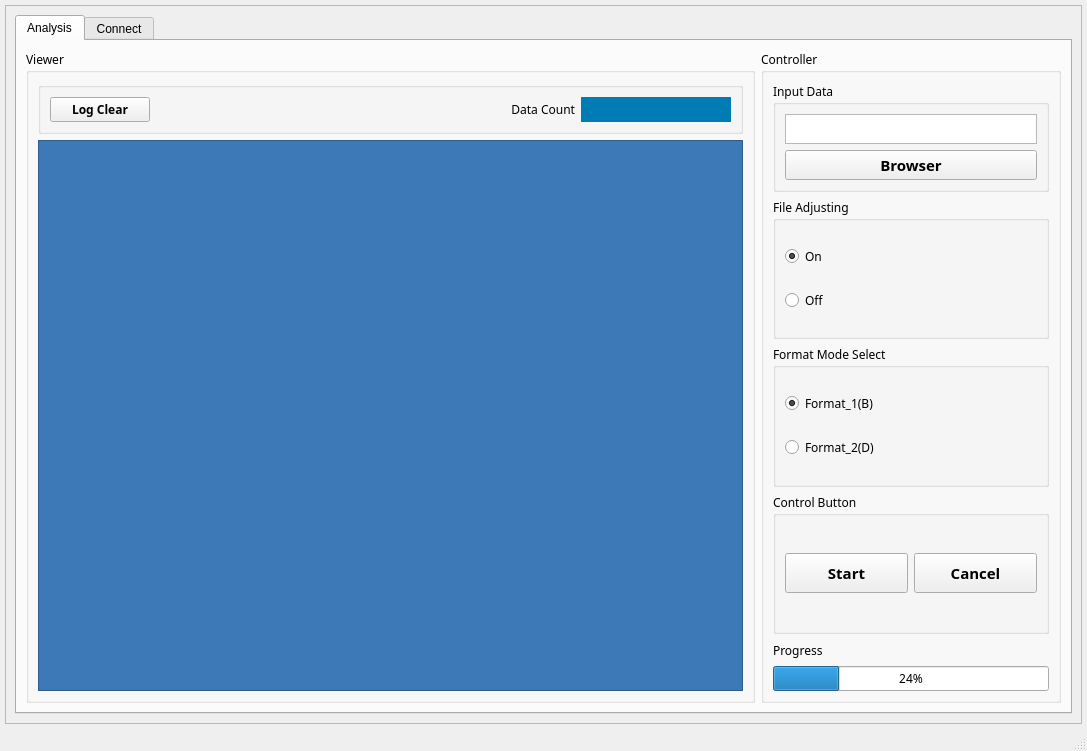
<?xml version="1.0" encoding="UTF-8"?>
<ui version="4.0">
 <class>MainWindow</class>
 <widget class="QMainWindow" name="MainWindow">
  <property name="geometry">
   <rect>
    <x>0</x>
    <y>0</y>
    <width>1087</width>
    <height>751</height>
   </rect>
  </property>
  <property name="windowTitle">
   <string>DOCFormatter</string>
  </property>
  <property name="windowIcon">
   <iconset>
    <normaloff>main_icon.ico</normaloff>main_icon.ico</iconset>
  </property>
  <widget class="QWidget" name="centralwidget">
   <layout class="QVBoxLayout" name="verticalLayout_9">
    <property name="leftMargin">
     <number>5</number>
    </property>
    <property name="topMargin">
     <number>5</number>
    </property>
    <property name="rightMargin">
     <number>5</number>
    </property>
    <property name="bottomMargin">
     <number>5</number>
    </property>
    <item>
     <widget class="QScrollArea" name="scrollArea">
      <property name="widgetResizable">
       <bool>true</bool>
      </property>
      <widget class="QWidget" name="scrollAreaWidgetContents_3">
       <property name="geometry">
        <rect>
         <x>0</x>
         <y>0</y>
         <width>1075</width>
         <height>698</height>
        </rect>
       </property>
       <layout class="QHBoxLayout" name="horizontalLayout">
        <item>
         <widget class="QTabWidget" name="tabWidget">
          <property name="enabled">
           <bool>true</bool>
          </property>
          <property name="layoutDirection">
           <enum>Qt::LeftToRight</enum>
          </property>
          <property name="tabPosition">
           <enum>QTabWidget::North</enum>
          </property>
          <property name="tabShape">
           <enum>QTabWidget::Rounded</enum>
          </property>
          <property name="currentIndex">
           <number>0</number>
          </property>
          <widget class="QWidget" name="analysis">
           <attribute name="title">
            <string>Analysis</string>
           </attribute>
           <layout class="QHBoxLayout" name="horizontalLayout_8">
            <item>
             <widget class="QGroupBox" name="groupBox_2">
              <property name="font">
               <font>
                <family>맑은 고딕</family>
               </font>
              </property>
              <property name="title">
               <string>Viewer</string>
              </property>
              <layout class="QVBoxLayout" name="verticalLayout_2">
               <item>
                <widget class="QGroupBox" name="groupBox">
                 <property name="title">
                  <string/>
                 </property>
                 <layout class="QHBoxLayout" name="horizontalLayout_4">
                  <item>
                   <widget class="QPushButton" name="pushButton_clear">
                    <property name="maximumSize">
                     <size>
                      <width>100</width>
                      <height>16777215</height>
                     </size>
                    </property>
                    <property name="font">
                     <font>
                      <pointsize>9</pointsize>
                      <weight>75</weight>
                      <bold>true</bold>
                     </font>
                    </property>
                    <property name="text">
                     <string>Log Clear</string>
                    </property>
                   </widget>
                  </item>
                  <item>
                   <widget class="QLabel" name="label_2">
                    <property name="text">
                     <string>Data Count</string>
                    </property>
                    <property name="alignment">
                     <set>Qt::AlignRight|Qt::AlignTrailing|Qt::AlignVCenter</set>
                    </property>
                   </widget>
                  </item>
                  <item>
                   <widget class="QLabel" name="label_count">
                    <property name="maximumSize">
                     <size>
                      <width>150</width>
                      <height>16777215</height>
                     </size>
                    </property>
                    <property name="styleSheet">
                     <string notr="true">background-color: rgb(0, 124, 181);
color: rgb(255, 255, 255);</string>
                    </property>
                    <property name="text">
                     <string/>
                    </property>
                    <property name="alignment">
                     <set>Qt::AlignCenter</set>
                    </property>
                   </widget>
                  </item>
                 </layout>
                </widget>
               </item>
               <item>
                <widget class="QPlainTextEdit" name="plainTextEdit_print">
                 <property name="styleSheet">
                  <string notr="true">color: rgb(255, 255, 255);
background-color: rgb(60, 121, 182);</string>
                 </property>
                 <property name="readOnly">
                  <bool>true</bool>
                 </property>
                </widget>
               </item>
              </layout>
             </widget>
            </item>
            <item>
             <widget class="QGroupBox" name="groupBox_1">
              <property name="enabled">
               <bool>true</bool>
              </property>
              <property name="minimumSize">
               <size>
                <width>281</width>
                <height>561</height>
               </size>
              </property>
              <property name="maximumSize">
               <size>
                <width>300</width>
                <height>16777215</height>
               </size>
              </property>
              <property name="font">
               <font>
                <family>맑은 고딕</family>
               </font>
              </property>
              <property name="title">
               <string>Controller</string>
              </property>
              <layout class="QVBoxLayout" name="verticalLayout">
               <item>
                <widget class="QGroupBox" name="groupBox_9">
                 <property name="maximumSize">
                  <size>
                   <width>16777215</width>
                   <height>110</height>
                  </size>
                 </property>
                 <property name="title">
                  <string>Input Data</string>
                 </property>
                 <layout class="QVBoxLayout" name="verticalLayout_10">
                  <item>
                   <widget class="QTextEdit" name="textEdit_browser">
                    <property name="enabled">
                     <bool>true</bool>
                    </property>
                    <property name="maximumSize">
                     <size>
                      <width>16777215</width>
                      <height>35</height>
                     </size>
                    </property>
                   </widget>
                  </item>
                  <item>
                   <widget class="QPushButton" name="pushButton_browser">
                    <property name="maximumSize">
                     <size>
                      <width>16777215</width>
                      <height>40</height>
                     </size>
                    </property>
                    <property name="font">
                     <font>
                      <family>맑은 고딕</family>
                      <pointsize>11</pointsize>
                      <weight>75</weight>
                      <bold>true</bold>
                     </font>
                    </property>
                    <property name="text">
                     <string>Browser</string>
                    </property>
                   </widget>
                  </item>
                 </layout>
                </widget>
               </item>
               <item>
                <widget class="QGroupBox" name="groupBox_17">
                 <property name="title">
                  <string>File Adjusting</string>
                 </property>
                 <layout class="QVBoxLayout" name="verticalLayout_7">
                  <item>
                   <widget class="QRadioButton" name="radioButton_OpOn">
                    <property name="text">
                     <string>On</string>
                    </property>
                    <property name="checked">
                     <bool>true</bool>
                    </property>
                   </widget>
                  </item>
                  <item>
                   <widget class="QRadioButton" name="radioButton_OpOff">
                    <property name="text">
                     <string>Off</string>
                    </property>
                    <property name="checked">
                     <bool>false</bool>
                    </property>
                   </widget>
                  </item>
                 </layout>
                </widget>
               </item>
               <item>
                <widget class="QGroupBox" name="groupBox_18">
                 <property name="title">
                  <string>Format Mode Select</string>
                 </property>
                 <layout class="QVBoxLayout" name="verticalLayout_13">
                  <item>
                   <widget class="QRadioButton" name="radioButton_f1">
                    <property name="text">
                     <string>Format_1(B)</string>
                    </property>
                    <property name="checked">
                     <bool>true</bool>
                    </property>
                   </widget>
                  </item>
                  <item>
                   <widget class="QRadioButton" name="radioButton_f2">
                    <property name="text">
                     <string>Format_2(D)</string>
                    </property>
                   </widget>
                  </item>
                 </layout>
                </widget>
               </item>
               <item>
                <widget class="QGroupBox" name="groupBox_6">
                 <property name="title">
                  <string>Control Button</string>
                 </property>
                 <layout class="QHBoxLayout" name="horizontalLayout_3">
                  <item>
                   <widget class="QPushButton" name="pushButton_start">
                    <property name="maximumSize">
                     <size>
                      <width>16777215</width>
                      <height>40</height>
                     </size>
                    </property>
                    <property name="font">
                     <font>
                      <family>맑은 고딕</family>
                      <pointsize>11</pointsize>
                      <weight>75</weight>
                      <bold>true</bold>
                     </font>
                    </property>
                    <property name="autoFillBackground">
                     <bool>true</bool>
                    </property>
                    <property name="styleSheet">
                     <string notr="true"/>
                    </property>
                    <property name="text">
                     <string>Start</string>
                    </property>
                   </widget>
                  </item>
                  <item>
                   <widget class="QPushButton" name="pushButton_cancel">
                    <property name="maximumSize">
                     <size>
                      <width>16777215</width>
                      <height>40</height>
                     </size>
                    </property>
                    <property name="font">
                     <font>
                      <family>맑은 고딕</family>
                      <pointsize>11</pointsize>
                      <weight>75</weight>
                      <bold>true</bold>
                     </font>
                    </property>
                    <property name="styleSheet">
                     <string notr="true"/>
                    </property>
                    <property name="text">
                     <string>Cancel</string>
                    </property>
                   </widget>
                  </item>
                 </layout>
                </widget>
               </item>
               <item>
                <widget class="QLabel" name="label_progress">
                 <property name="maximumSize">
                  <size>
                   <width>16777215</width>
                   <height>20</height>
                  </size>
                 </property>
                 <property name="text">
                  <string>Progress</string>
                 </property>
                </widget>
               </item>
               <item>
                <widget class="QProgressBar" name="progressBar">
                 <property name="enabled">
                  <bool>true</bool>
                 </property>
                 <property name="value">
                  <number>24</number>
                 </property>
                </widget>
               </item>
              </layout>
             </widget>
            </item>
           </layout>
          </widget>
          <widget class="QWidget" name="connect">
           <attribute name="title">
            <string>Connect</string>
           </attribute>
           <layout class="QHBoxLayout" name="horizontalLayout_6">
            <item>
             <widget class="QGroupBox" name="groupBox_3">
              <property name="enabled">
               <bool>false</bool>
              </property>
              <property name="font">
               <font>
                <family>맑은 고딕</family>
               </font>
              </property>
              <property name="title">
               <string>Viewer</string>
              </property>
              <layout class="QVBoxLayout" name="verticalLayout_3">
               <item>
                <widget class="QGroupBox" name="groupBox_4">
                 <property name="layoutDirection">
                  <enum>Qt::LeftToRight</enum>
                 </property>
                 <property name="title">
                  <string/>
                 </property>
                 <layout class="QHBoxLayout" name="horizontalLayout_5">
                  <item>
                   <widget class="QPushButton" name="pushButton_clear_2">
                    <property name="maximumSize">
                     <size>
                      <width>100</width>
                      <height>16777215</height>
                     </size>
                    </property>
                    <property name="font">
                     <font>
                      <pointsize>9</pointsize>
                      <weight>75</weight>
                      <bold>true</bold>
                     </font>
                    </property>
                    <property name="text">
                     <string>Log Clear</string>
                    </property>
                   </widget>
                  </item>
                  <item>
                   <widget class="QLabel" name="label_3">
                    <property name="text">
                     <string>DB Count</string>
                    </property>
                    <property name="alignment">
                     <set>Qt::AlignRight|Qt::AlignTrailing|Qt::AlignVCenter</set>
                    </property>
                   </widget>
                  </item>
                  <item>
                   <widget class="QLabel" name="label_count_2">
                    <property name="maximumSize">
                     <size>
                      <width>150</width>
                      <height>16777215</height>
                     </size>
                    </property>
                    <property name="styleSheet">
                     <string notr="true">background-color: rgb(0, 124, 181);
color: rgb(255, 255, 255);</string>
                    </property>
                    <property name="text">
                     <string/>
                    </property>
                    <property name="alignment">
                     <set>Qt::AlignCenter</set>
                    </property>
                   </widget>
                  </item>
                 </layout>
                </widget>
               </item>
               <item>
                <widget class="QPlainTextEdit" name="plainTextEdit_print_2">
                 <property name="styleSheet">
                  <string notr="true">color: rgb(255, 255, 255);
background-color: rgb(60, 120, 180);</string>
                 </property>
                 <property name="readOnly">
                  <bool>true</bool>
                 </property>
                </widget>
               </item>
              </layout>
             </widget>
            </item>
            <item>
             <widget class="QGroupBox" name="groupBox_10">
              <property name="enabled">
               <bool>false</bool>
              </property>
              <property name="minimumSize">
               <size>
                <width>281</width>
                <height>561</height>
               </size>
              </property>
              <property name="maximumSize">
               <size>
                <width>300</width>
                <height>16777215</height>
               </size>
              </property>
              <property name="font">
               <font>
                <family>맑은 고딕</family>
               </font>
              </property>
              <property name="title">
               <string>Controller</string>
              </property>
              <layout class="QVBoxLayout" name="verticalLayout_8">
               <item>
                <widget class="QGroupBox" name="groupBox_14">
                 <property name="maximumSize">
                  <size>
                   <width>16777215</width>
                   <height>110</height>
                  </size>
                 </property>
                 <property name="title">
                  <string>Update Data</string>
                 </property>
                 <layout class="QVBoxLayout" name="verticalLayout_11">
                  <item>
                   <widget class="QTextEdit" name="textEdit_browser_2">
                    <property name="enabled">
                     <bool>false</bool>
                    </property>
                    <property name="maximumSize">
                     <size>
                      <width>16777215</width>
                      <height>35</height>
                     </size>
                    </property>
                   </widget>
                  </item>
                  <item>
                   <widget class="QPushButton" name="pushButton_browser_2">
                    <property name="maximumSize">
                     <size>
                      <width>16777215</width>
                      <height>40</height>
                     </size>
                    </property>
                    <property name="font">
                     <font>
                      <family>맑은 고딕</family>
                      <pointsize>11</pointsize>
                      <weight>75</weight>
                      <bold>true</bold>
                     </font>
                    </property>
                    <property name="text">
                     <string>Browser</string>
                    </property>
                   </widget>
                  </item>
                 </layout>
                </widget>
               </item>
               <item>
                <widget class="QGroupBox" name="groupBox_11">
                 <property name="enabled">
                  <bool>false</bool>
                 </property>
                 <property name="title">
                  <string>DB Host Info</string>
                 </property>
                 <layout class="QVBoxLayout" name="verticalLayout_4">
                  <item>
                   <widget class="QGroupBox" name="groupBox_15">
                    <property name="maximumSize">
                     <size>
                      <width>16777215</width>
                      <height>50</height>
                     </size>
                    </property>
                    <property name="styleSheet">
                     <string notr="true">background-color: rgb(0, 124, 181);
color: rgb(255, 255, 255);</string>
                    </property>
                    <property name="title">
                     <string/>
                    </property>
                    <property name="alignment">
                     <set>Qt::AlignLeading|Qt::AlignLeft|Qt::AlignVCenter</set>
                    </property>
                    <layout class="QHBoxLayout" name="horizontalLayout_9">
                     <item>
                      <widget class="QCheckBox" name="checkBox_enabled_2">
                       <property name="font">
                        <font>
                         <family>맑은 고딕</family>
                         <pointsize>9</pointsize>
                        </font>
                       </property>
                       <property name="text">
                        <string>Account save</string>
                       </property>
                       <property name="checked">
                        <bool>false</bool>
                       </property>
                      </widget>
                     </item>
                     <item>
                      <widget class="QCheckBox" name="checkBox_enabled_3">
                       <property name="text">
                        <string>Account load</string>
                       </property>
                      </widget>
                     </item>
                    </layout>
                   </widget>
                  </item>
                  <item>
                   <widget class="QLabel" name="label_address">
                    <property name="maximumSize">
                     <size>
                      <width>16777215</width>
                      <height>20</height>
                     </size>
                    </property>
                    <property name="text">
                     <string>DB Host Address</string>
                    </property>
                   </widget>
                  </item>
                  <item>
                   <widget class="QLineEdit" name="lineEdit_address"/>
                  </item>
                  <item>
                   <widget class="QLabel" name="label_port">
                    <property name="maximumSize">
                     <size>
                      <width>16777215</width>
                      <height>20</height>
                     </size>
                    </property>
                    <property name="text">
                     <string>DB Host Port</string>
                    </property>
                   </widget>
                  </item>
                  <item>
                   <widget class="QLineEdit" name="lineEdit_port">
                    <property name="enabled">
                     <bool>false</bool>
                    </property>
                   </widget>
                  </item>
                  <item>
                   <widget class="QLabel" name="label_id">
                    <property name="maximumSize">
                     <size>
                      <width>16777215</width>
                      <height>20</height>
                     </size>
                    </property>
                    <property name="text">
                     <string>Account Id</string>
                    </property>
                   </widget>
                  </item>
                  <item>
                   <widget class="QLineEdit" name="lineEdit_id">
                    <property name="enabled">
                     <bool>false</bool>
                    </property>
                   </widget>
                  </item>
                  <item>
                   <widget class="QLabel" name="label_password">
                    <property name="maximumSize">
                     <size>
                      <width>16777215</width>
                      <height>20</height>
                     </size>
                    </property>
                    <property name="text">
                     <string>Account Password</string>
                    </property>
                   </widget>
                  </item>
                  <item>
                   <widget class="QLineEdit" name="lineEdit_pw">
                    <property name="enabled">
                     <bool>false</bool>
                    </property>
                   </widget>
                  </item>
                 </layout>
                </widget>
               </item>
               <item>
                <widget class="QGroupBox" name="groupBox_12">
                 <property name="maximumSize">
                  <size>
                   <width>16777215</width>
                   <height>16777215</height>
                  </size>
                 </property>
                 <property name="title">
                  <string>Command Type</string>
                 </property>
                 <layout class="QVBoxLayout" name="verticalLayout_6">
                  <item>
                   <widget class="QRadioButton" name="radioButton_upload">
                    <property name="text">
                     <string>Upload</string>
                    </property>
                    <property name="checked">
                     <bool>true</bool>
                    </property>
                   </widget>
                  </item>
                  <item>
                   <widget class="QRadioButton" name="radioButton_drop">
                    <property name="text">
                     <string>Drop</string>
                    </property>
                   </widget>
                  </item>
                 </layout>
                </widget>
               </item>
               <item>
                <widget class="QGroupBox" name="groupBox_13">
                 <property name="title">
                  <string>Control Button</string>
                 </property>
                 <layout class="QHBoxLayout" name="horizontalLayout_7">
                  <item>
                   <widget class="QPushButton" name="pushButton_commit">
                    <property name="maximumSize">
                     <size>
                      <width>16777215</width>
                      <height>40</height>
                     </size>
                    </property>
                    <property name="font">
                     <font>
                      <family>맑은 고딕</family>
                      <pointsize>11</pointsize>
                      <weight>75</weight>
                      <bold>true</bold>
                     </font>
                    </property>
                    <property name="autoFillBackground">
                     <bool>true</bool>
                    </property>
                    <property name="styleSheet">
                     <string notr="true"/>
                    </property>
                    <property name="text">
                     <string>Commit</string>
                    </property>
                   </widget>
                  </item>
                  <item>
                   <widget class="QPushButton" name="pushButton_stop">
                    <property name="enabled">
                     <bool>false</bool>
                    </property>
                    <property name="maximumSize">
                     <size>
                      <width>16777215</width>
                      <height>40</height>
                     </size>
                    </property>
                    <property name="font">
                     <font>
                      <pointsize>11</pointsize>
                      <weight>75</weight>
                      <bold>true</bold>
                     </font>
                    </property>
                    <property name="text">
                     <string>Stop</string>
                    </property>
                   </widget>
                  </item>
                 </layout>
                </widget>
               </item>
              </layout>
             </widget>
            </item>
           </layout>
          </widget>
         </widget>
        </item>
       </layout>
      </widget>
     </widget>
    </item>
   </layout>
  </widget>
  <widget class="QMenuBar" name="menubar">
   <property name="geometry">
    <rect>
     <x>0</x>
     <y>0</y>
     <width>1087</width>
     <height>21</height>
    </rect>
   </property>
  </widget>
  <widget class="QStatusBar" name="statusbar"/>
 </widget>
 <resources/>
 <connections/>
</ui>
